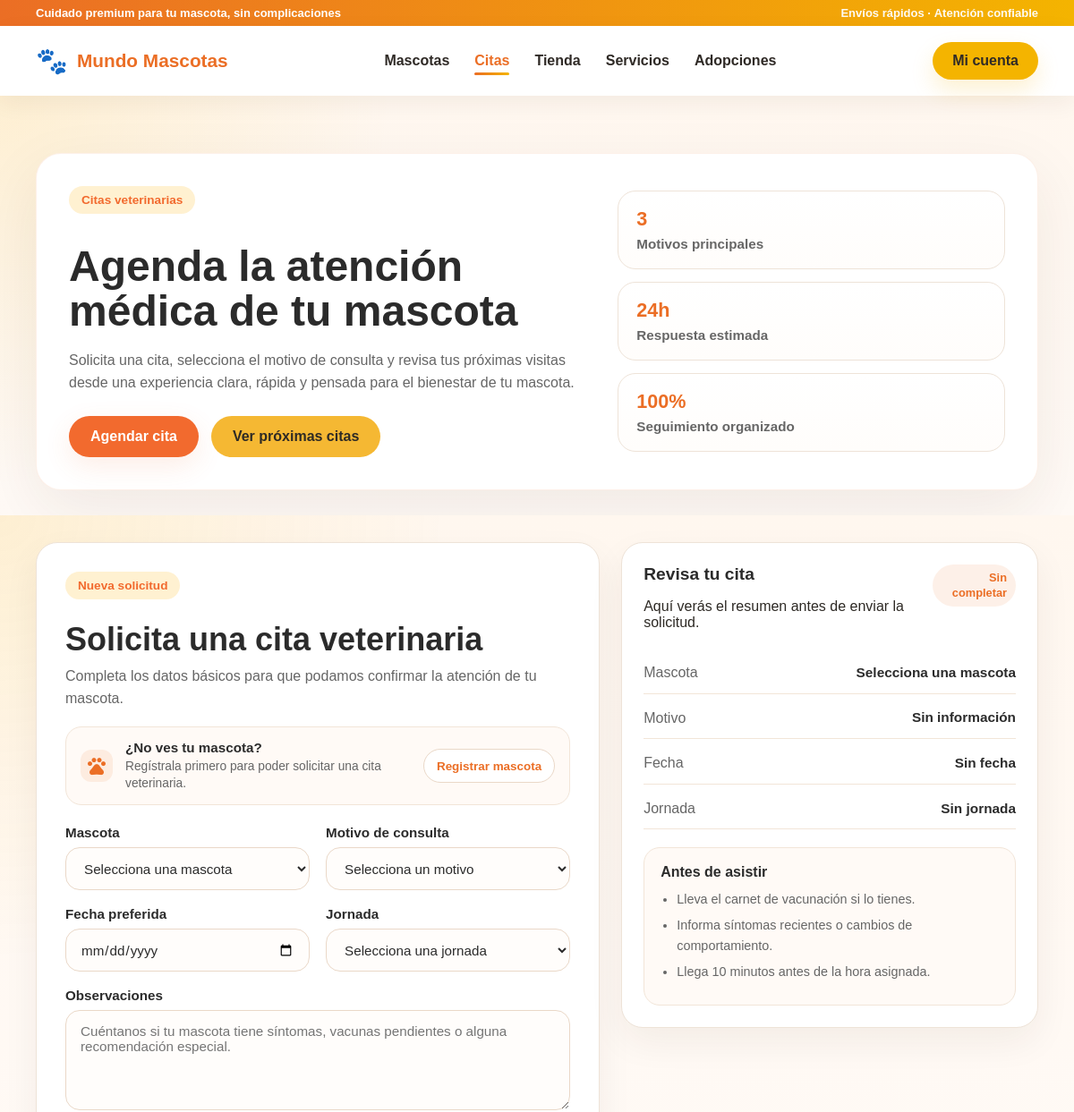
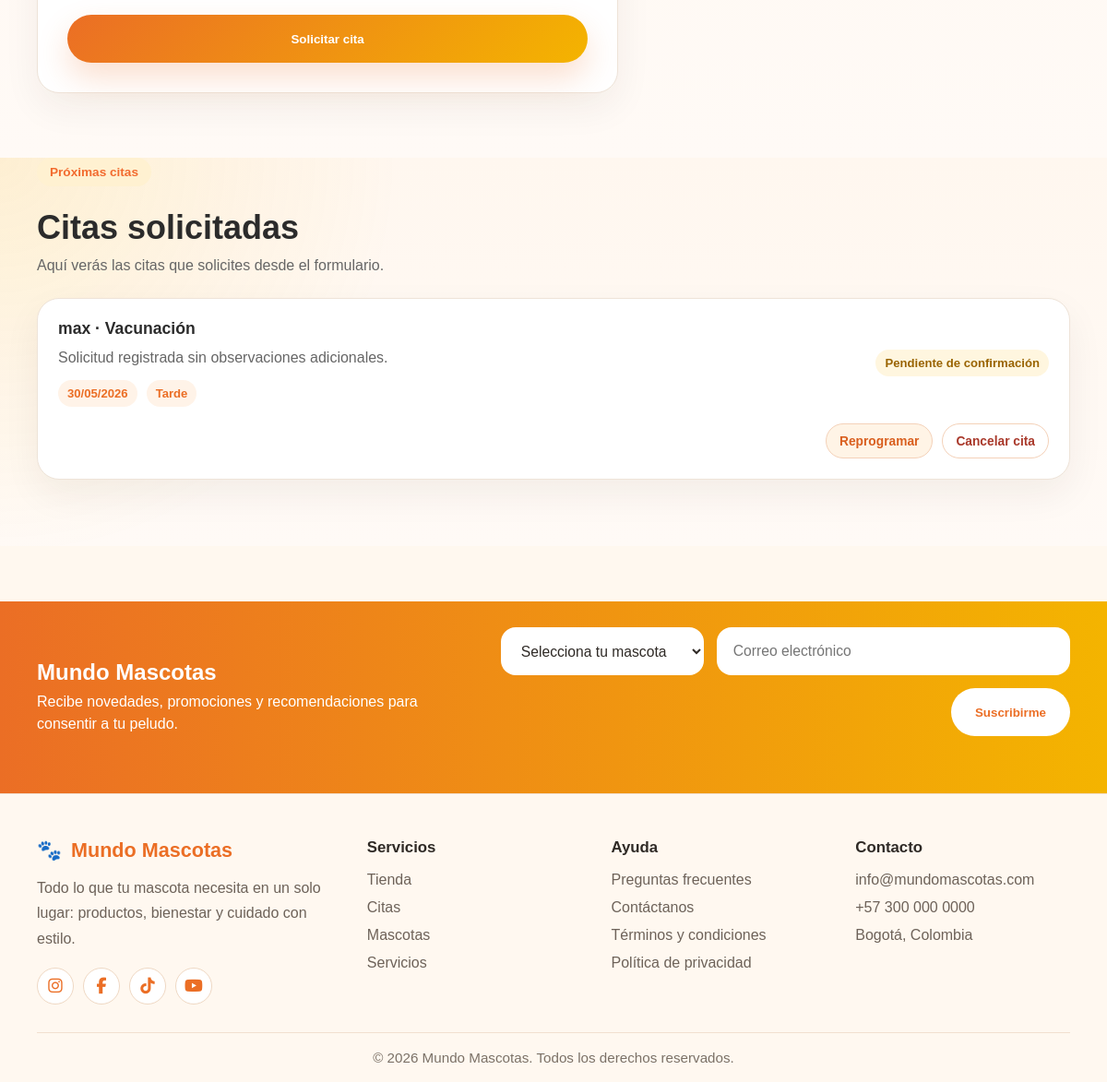
The page /citas/ (signed in) on the database its author committed (2 pictures, top to bottom).
### app/models.py (models this page shows, shortened)
class Appointment(models.Model):
    TIME_CHOICES = [
        ("Mañana", "Mañana"),
        ("Tarde", "Tarde"),
        ("Noche", "Noche"),
    ]
    STATUS_CHOICES = [
        ("pendiente", "Pendiente de confirmación"),
        ("confirmada", "Confirmada"),
        ("cancelada", "Cancelada"),
    ]
    user = models.ForeignKey(User, on_delete=models.CASCADE, related_name="appointments")
    pet = models.ForeignKey(Pet, on_delete=models.CASCADE, related_name="appointments")
    reason = models.CharField(max_length=120)
    preferred_date = models.DateField()
    preferred_time = models.CharField(max_length=20, choices=TIME_CHOICES)
    notes = models.TextField(blank=True)
    status = models.CharField(max_length=20, choices=STATUS_CHOICES, default="pendiente")
    admin_notes = models.TextField(blank=True)
    created_at = models.DateTimeField(auto_now_add=True)
    class Meta:
        ordering = ["-created_at"]

class Pet(models.Model):
    PET_TYPES = [
        ("Perro", "Perro"),
        ("Gato", "Gato"),
        ("Otro", "Otro"),
    ]
    PET_STATUS = [
        ("Salud estable", "Salud estable"),
        ("Seguimiento preventivo", "Seguimiento preventivo"),
        ("Requiere atención", "Requiere atención"),
    ]
    owner = models.ForeignKey(User, on_delete=models.CASCADE, related_name="pets")
    name = models.CharField(max_length=80)
    pet_type = models.CharField(max_length=20, choices=PET_TYPES)
    breed = models.CharField(max_length=80)
    birth_date = models.DateField()
    vaccines = models.CharField(max_length=160)
    status = models.CharField(max_length=60, choices=PET_STATUS)
    notes = models.TextField(blank=True)
    created_at = models.DateTimeField(auto_now_add=True)

### app/views.py (the view)
# urls.py: path('citas/', views.citas, name='citas'),
@login_required(login_url="/login/")
def citas(request):
    pets = Pet.objects.filter(owner=request.user).order_by("name")
    appointments = Appointment.objects.filter(user=request.user).select_related("pet")
    return render(request, "app/citas.html", {
        "pets": pets,
        "appointments": appointments,
    })

### app/templates/app/citas.html (shortened to what this page needs)
{% extends 'app/base.html' %} {% load static %}  {% block extra_css %}
<link rel="stylesheet" href="{% static 'app/css/citas.css' %}?v=20260528-2" />
{% endblock %} {% block content %}
<main>
  <section class="appointments-hero">
    <div class="container">
      <div class="appointments-hero-box">
        <div class="appointments-hero-text">
          <span class="section-tag">Citas veterinarias</span>
          <h1>Agenda la atención médica de tu mascota</h1>
          <p>
            Solicita una cita, selecciona el motivo de consulta y revisa tus
            próximas visitas desde una experiencia clara, rápida y pensada para
            el bienestar de tu mascota.
          </p>
          <div class="appointments-hero-actions">
            <a href="#appointmentScheduler" class="btn btn-primary"
              >Agendar cita</a
            >
            <a href="#upcomingAppointments" class="btn btn-secondary"
              >Ver próximas citas</a
            >
          </div>
        </div>
        <div class="appointments-hero-stats">
          <article class="appointments-mini-card">
            <strong>3</strong>
            <span>Motivos principales</span>
          </article>
          <article class="appointments-mini-card">
            <strong>24h</strong>
            <span>Respuesta estimada</span>
          </article>
          <article class="appointments-mini-card">
            <strong>100%</strong>
            <span>Seguimiento organizado</span>
          </article>
        </div>
      </div>
    </div>
  </section>
  <section class="appointments-main" id="appointmentScheduler">
    <div class="container appointments-main-grid">
      <article class="appointment-form-card">
        <div class="appointment-section-title">
          <span class="section-tag">Nueva solicitud</span>
          <h2>Solicita una cita veterinaria</h2>
          <p>
            Completa los datos básicos para que podamos confirmar la atención de
            tu mascota.
          </p>
          <div class="appointment-pet-helper">
            <span class="material-symbols-outlined">pets</span>
            <div>
              <strong>¿No ves tu mascota?</strong>
              <p>
                Regístrala primero para poder solicitar una cita veterinaria.
              </p>
            </div>
            <a href="{% url 'mascotas' %}">Registrar mascota</a>
          </div>
        </div>
        <form id="appointmentForm" class="appointment-form" data-create-url="{% url 'crear_cita' %}">
          <div class="appointment-field">
            <label for="appointmentPetSelect">Mascota</label>
            <select id="appointmentPetSelect" name="pet" required>
              <option value="">Selecciona una mascota</option>
            </select>
          </div>
          <div class="appointment-field">
            <label for="appointmentReasonSelect">Motivo de consulta</label>
            <select id="appointmentReasonSelect" name="reason" required>
              <option value="">Selecciona un motivo</option>
            </select>
          </div>
          <div class="appointment-field">
            <label for="appointmentDateInput">Fecha preferida</label>
            <input type="date" id="appointmentDateInput" name="date" min="{% now 'Y-m-d' %}" required />
          </div>
          <div class="appointment-field">
            <label for="appointmentTimeSelect">Jornada</label>
            <select id="appointmentTimeSelect" name="time" required>
              <option value="">Selecciona una jornada</option>
            </select>
          </div>
          <div class="appointment-field full-width">
            <label for="appointmentNotesInput">Observaciones</label>
            <textarea
              id="appointmentNotesInput"
              name="notes"
              rows="4"
              placeholder="Cuéntanos si tu mascota tiene síntomas, vacunas pendientes o alguna recomendación especial."
            ></textarea>
          </div>
          <button type="submit" class="appointment-submit-btn full-width">
            Solicitar cita
          </button>
        </form>
      </article>
      <aside class="appointments-sidebar" id="appointmentPanel">
        <div class="appointment-summary-card">
          <div class="appointment-summary-head">
            <div>
              <h3>Revisa tu cita</h3>
              <p>Aquí verás el resumen antes de enviar la solicitud.</p>
            </div>
            <span id="appointmentStatusLabel">Sin completar</span>
          </div>
          <div class="appointment-summary-body">
            <div class="appointment-line">
              <span>Mascota</span>
              <strong id="summaryPet">No seleccionada</strong>
            </div>
            <div class="appointment-line">
              <span>Motivo</span>
              <strong id="summaryReason">Sin información</strong>
            </div>
            <div class="appointment-line">
              <span>Fecha</span>
              <strong id="summaryDate">Sin fecha</strong>
            </div>
            <div class="appointment-line">
              <span>Jornada</span>
              <strong id="summaryTime">Sin jornada</strong>
            </div>
          </div>
          <div class="appointment-help-card">
            <h4>Antes de asistir</h4>
            <ul>
              <li>Lleva el carnet de vacunación si lo tienes.</li>
              <li>Informa síntomas recientes o cambios de comportamiento.</li>
              <li>Llega 10 minutos antes de la hora asignada.</li>
            </ul>
          </div>
        </div>
      </aside>
    </div>
  </section>
  <section class="appointments-list-section" id="upcomingAppointments">
    <div class="container">
      <div class="appointment-section-title">
        <span class="section-tag">Próximas citas</span>
        <h2>Citas solicitadas</h2>
        <p>Aquí verás las citas que solicites desde el formulario.</p>
      </div>
      <div class="appointments-list" id="appointmentsList">
        {% if appointments %}
          {% for appointment in appointments %}
            <article class="appointment-request-card">
              <div>
                <h3>{{ appointment.pet.name }} · {{ appointment.reason }}</h3>
                <p>{{ appointment.notes|default:"Solicitud registrada sin observaciones adicionales." }}</p>
                <div class="appointment-request-meta">
                  <span>{{ appointment.preferred_date|date:"d/m/Y" }}</span>
                  <span>{{ appointment.preferred_time }}</span>
                </div>
              </div>
              <span class="appointment-request-status appointment-status-{{ appointment.status }}">{{ appointment.get_status_display }}</span>
              <div class="appointment-card-actions">
                <a href="#appointmentScheduler">Reprogramar</a>
                {% if appointment.status != "cancelada" %}
                  <form method="POST" action="{% url 'cancelar_cita' appointment.id %}">
                    <button type="submit">Cancelar cita</button>
                  </form>
                {% endif %}
              </div>
            </article>
          {% endfor %}
        {% else %}
          <article class="appointment-empty-state" id="appointmentsEmptyState">
            <span class="material-symbols-outlined">event_available</span>
            <h3>Aún no tienes citas solicitadas</h3>
            <p>Agenda una cita para verla reflejada en este espacio.</p>
          </article>
        {% endif %}
      </div>
    </div>
  </section>
</main>
{% endblock %}

### app/static/app/css/variables.css (style rules this page uses)
:root { --color-primary: #f5b833; --color-primary-soft: #ffd56b; --color-secondary: #f26a2e; --color-secondary-dark: #d9541f; --color-bg: #fff8ef; --color-surface: #ffffff; --color-text: #2e2a25; --color-text-soft: #6e6257; --color-white: #ffffff; --color-border: #f1d4b8; --shadow-soft: 0 10px 30px rgba(242, 106, 46, 0.12); --shadow-card: 0 16px 35px rgba(242, 106, 46, 0.16); --radius-sm: 12px; --radius-md: 18px; --radius-lg: 28px; --container-width: 1200px; }

### app/static/app/css/components.css (style rules this page uses)
* { box-sizing: border-box; }
body { margin: 0; font-family: 'Montserrat', sans-serif; background: var(--color-bg); color: var(--color-text); }
a { text-decoration: none; }
.container { width: min(92%, var(--container-width)); margin: 0 auto; }
.btn { display: inline-flex; align-items: center; justify-content: center; padding: 14px 24px; border-radius: 999px; font-weight: 700; transition: 0.25s ease; }
.btn-primary { background: var(--color-secondary); color: var(--color-white); box-shadow: var(--shadow-soft); }
.btn-secondary { background: var(--color-primary); color: var(--color-text); }
.section-tag { display: inline-block; padding: 8px 14px; border-radius: 999px; background: #fff1d1; color: var(--color-secondary); font-weight: 700; font-size: 0.85rem; margin-bottom: 14px; }

### app/static/app/css/responsive.css (style rules this page uses)
@media (max-width: 1200px) { .container { width: min(100% - 40px, 1120px); } }

### rows shown on the page
Appointment: pet.name "max", reason "Vacunación", notes "Solicitud registrada sin observaciones adicionales.", preferred_date "30/05/2026", preferred_time "Tarde", status "Pendiente de confirmación", shows "Cancelar cita"
